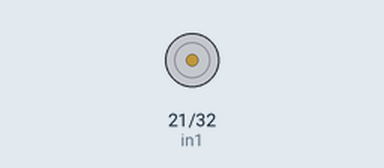
Bench run of a program on a simulated ESP32 board running MicroPython. Parts: motor-driver pin pairs drawn as motors (green arrow = first pin HIGH = forward, orange = second pin HIGH = backward, longer = more drive). What the program prints to the serial console is not drawn.

Above: at 0.5 s.
Timing chart, 0 to 4.6 s (numbered marks = the images above):
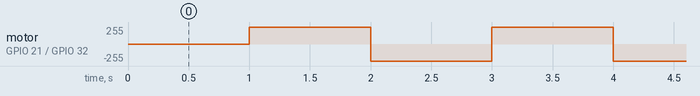

The program:

main-DESKTOP-2M4GIR8.py
```python
from machine import Pin
import time
import network
import socket

# ap = network.WLAN(network.AP_IF)
# ap.config(essid='ESP_TEST', password='1234abcd', authmode=network.AUTH_WPA_WPA2_PSK)
# ap.config(max_clients=10)
# ap.active(True)

in1 = Pin(21, mode=Pin.OUT)
in1.off()
in2 = Pin(32, mode=Pin.OUT)
in2.off()

# while not ap.active():
#     pass
#
# print('Connection successful')
# print(ap.ifconfig())
#
# HOST = "192.168.4.1"
# PORT = 65432
# s = socket.socket(socket.AF_INET, socket.SOCK_STREAM)
# s.bind((HOST, PORT))
# s.listen()
# conn, addr = s.accept()
# print(f"Connected by {addr}")
# while True:
#     data = conn.recv(1024)
#     if not data:
#         break
#     print(data)
# print("close")
# conn.close()
# s.close()
#
# in1 = Pin(21, mode=Pin.OUT)
# in1.off()
# in2 = Pin(32, mode=Pin.OUT)
# in2.on()

while True:
    time.sleep(1)
    in1.on()
    in2.off()
    time.sleep(1)
    in1.off()
    in2.on()
    print("log")
```

Measured:
- by itself, motor on GPIO 21 (in1) / GPIO 32 (in2): alternates forward 255/255 for 1.0 s and backward 255/255 for 1.0 s
